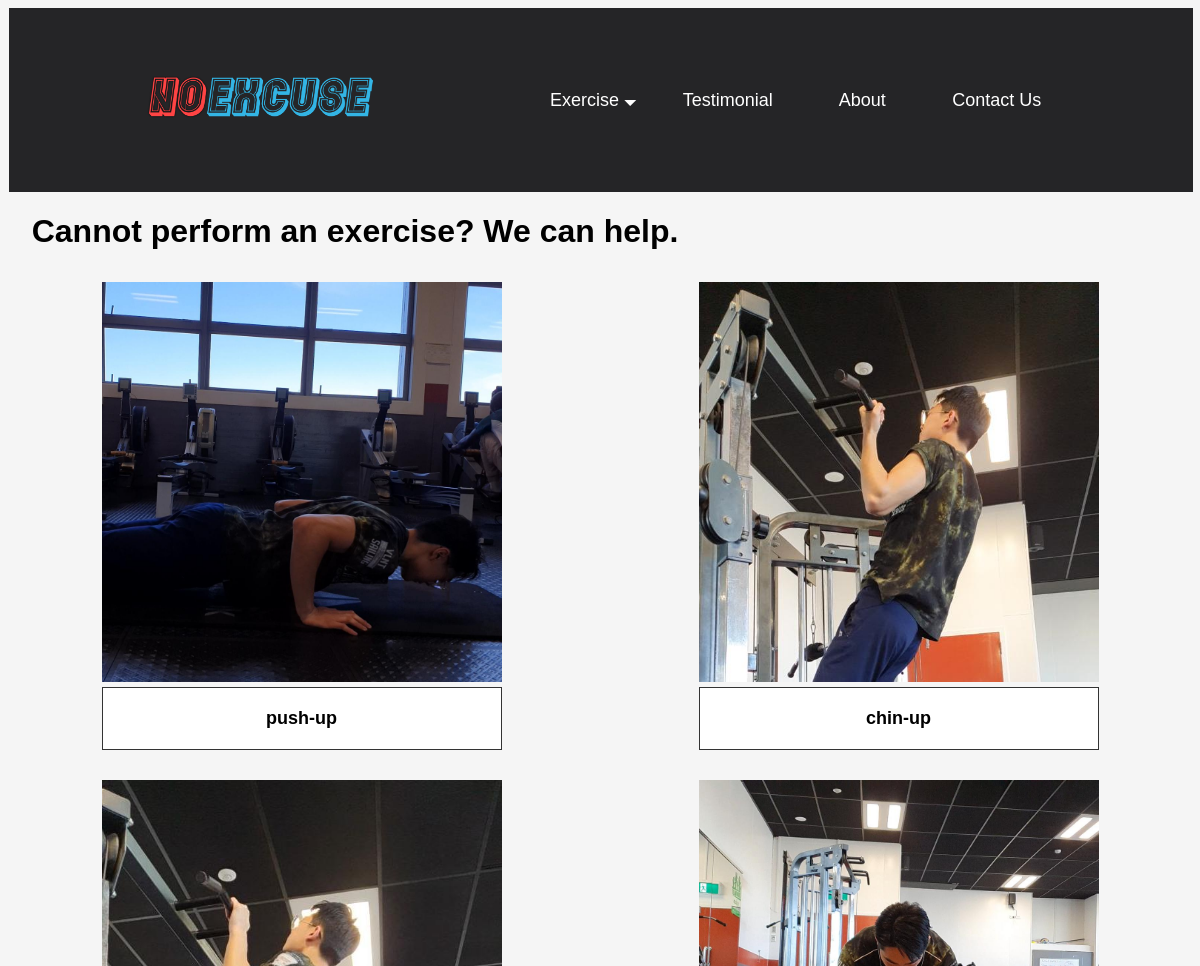
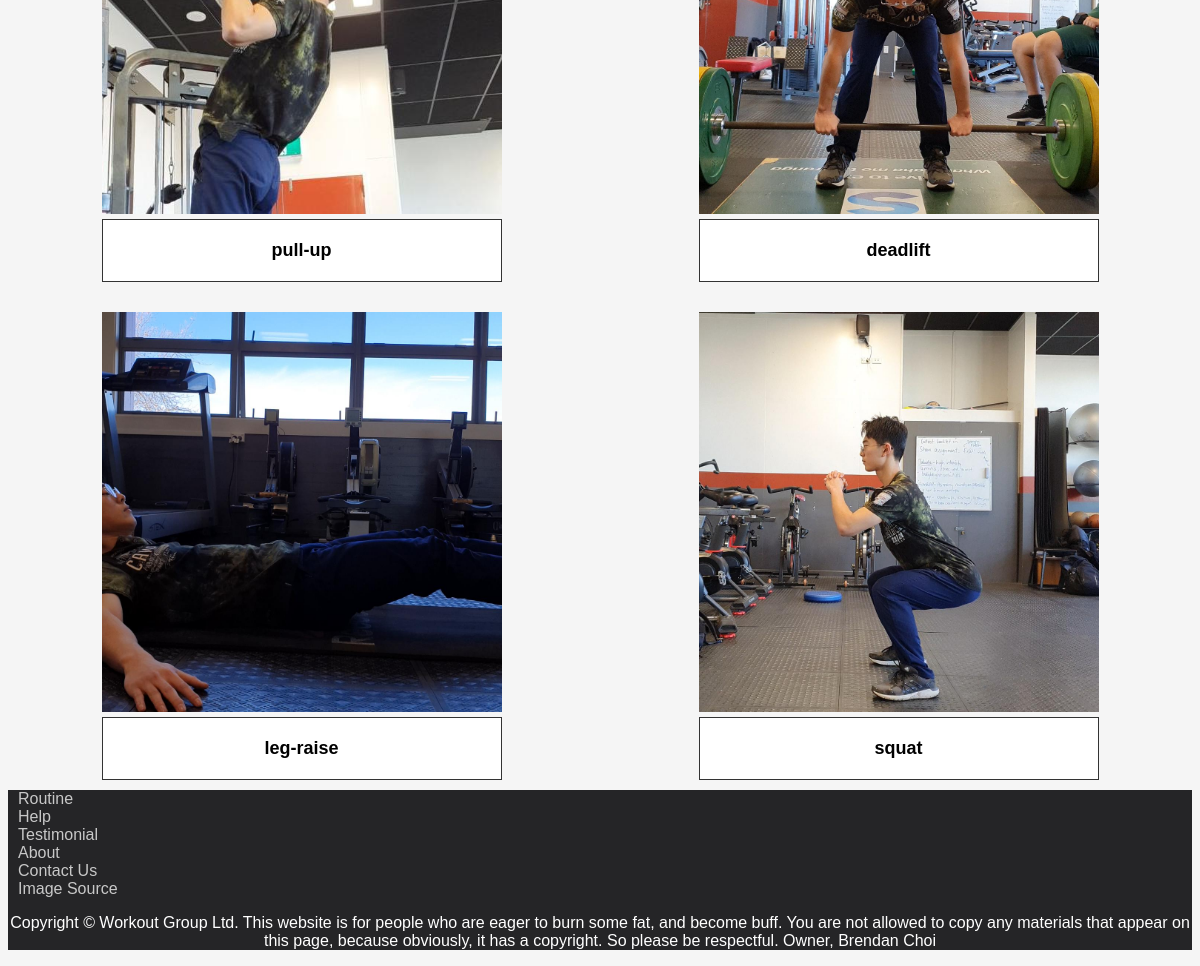
Screenshot of /help/ with the database file from the repository (2 pictures, top to bottom).
### tables this page shows
CREATE TABLE Exercise (id INTEGER PRIMARY KEY AUTOINCREMENT, name TEXT, weight INTEGER, description TEXT);

### app.py (the view)
@app.route('/help/')
def help():
    results = sqlite_conn('database.db', "select id, name from Exercise where Exercise.id in (select exercise_id from Help)")
    return render_template('help.html', help=results)

### app.py (called while the page is built)
def sqlite_conn(database, query, single=False):
    conn = sqlite3.connect(database)
    cur = conn.cursor()
    cur.execute(query)
    results = cur.fetchone() if single else cur.fetchall()
    conn.close()
    return results

### templates/help.html (shortened to what this page needs)
{% extends 'layout.html' %}
{% block content %}
<h1 class="title"><strong>Cannot perform an exercise? We can help.</strong></h1>
<div class="gridview_layout">
    {% for h in help %}
    <div class="gridview_layout_element">
        <a href="/workout_help/{{ h[0] }}">
        <img src="/static/pictures to be replaced/{{ h[1] }}.jpg" height="400px" width="400px"><p>{{ h[1] }}</p></a>
    </div>
    {% endfor %}
</div>
{% endblock %}

### static/css/style.css (style rules this page uses)
html { box-sizing: border-box; margin: 0; padding: 0; background-color:whitesmoke; font-family: Verdana, Tahoma, sans-serif; }
html a { text-decoration: none; }
.title { padding-left: 2%; }
.gridview_layout *, .gridview_layout *::after, *::before { margin: 0; padding: 0; box-sizing: border-box; }
.gridview_layout a p { text-align: center; padding: 20px; border: 0.5px solid rgba(0, 0, 0, 0.8); text-decoration: none; font-size: large; font-weight: bold; background-color: white; color: black; }
.gridview_layout { display:grid; grid-template-columns: repeat(auto-fit, minmax(400px, 1fr)); width: 100%; height: auto; grid-column-gap: 10px; grid-row-gap: 10px; }
.gridview_layout_element { width: 400px; height: auto; position: relative; margin: 10px auto; z-index: 0; }
.gridview_layout_element img { max-width: 100%; height: auto; object-fit: cover; margin: auto; padding: auto; }
.gridview_layout_element::before, .gridview_layout_element::after { content:""; position: absolute; top: 15px; left: 15px; right: 15px; bottom: 85px; transition: all 0.5s ease-out; }
.gridview_layout_element::before { border-top: 2px groove white; border-bottom: 2px groove white; transform: scale(0,1); }
.gridview_layout_element::after { border-top: 2px groove white; border-bottom: 2px groove white; transform: scale(1,0); }
.gridview_layout_element a::after { text-decoration:none; margin: 0; padding: 0; position: relative; top: 10px; bottom: 80px; }
@media screen and (max-width : 1440px) { .nav, .gridview_layout, .exercise_layout, .home_txtnexttoimg, .home_txtoverimg, .information_layout { font-size: larger; } }

### rows the page displays
Exercise: name (picture), name "push-up"
Exercise: name (picture), name "chin-up"
Exercise: name (picture), name "pull-up"
Exercise: name (picture), name "deadlift"
Exercise: name (picture), name "leg-raise"
Exercise: name (picture), name "squat"
